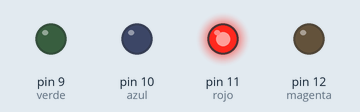
Simulated run of this sketch. Board: Arduino Uno, built with avr-gcc and run on an emulated ATmega328P. Parts: output pins drawn as LEDs (lit = HIGH).

Above: at 2.0 s.
At 6.0 s:
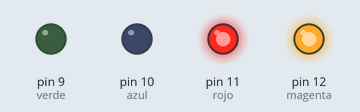
At 10.0 s:
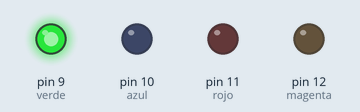
At 14.0 s:
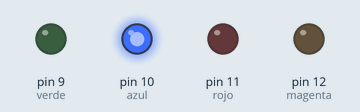
Timing chart, 0 to 20.8 s (numbered marks = the images above):
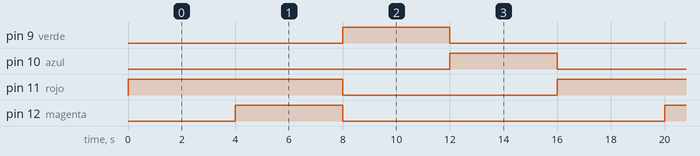

Measured:
- by itself, pin 9 (verde), pin 10 (azul), pin 12 (magenta): alternates HIGH for 4.0 s and LOW for 12.0 s
- by itself, pin 11 (rojo): alternates HIGH for 8.0 s and LOW for 8.0 s
- by itself, everything shown: repeats every 16.0 s, in 4 steps

The sketch:

examen1.ino
```cpp
#define rojo 11
#define azul 10
#define verde 9
#define magenta 12
#define boton1 7
void setup()
{
  pinMode( boton1 , INPUT );
  pinMode( rojo , OUTPUT );
  pinMode( magenta , OUTPUT );
  pinMode( azul , OUTPUT );
  pinMode( verde , OUTPUT );
  Serial.begin( 9600 );
}

void loop()
{
  digitalWrite(rojo, HIGH);
  digitalWrite(magenta, LOW);
  digitalWrite(verde, LOW);
  digitalWrite(azul, LOW);
  delay(4000);
  digitalWrite(magenta, HIGH);
  digitalWrite(verde, LOW);
  digitalWrite(azul, LOW);
  digitalWrite(azul, LOW);
  delay(4000);
   digitalWrite(verde, HIGH);
  digitalWrite(magenta, LOW);
  digitalWrite(rojo, LOW);
  digitalWrite(azul, LOW);
  delay(4000);
    digitalWrite(azul, HIGH);
  digitalWrite(magenta, LOW);
  digitalWrite(rojo, LOW);
  digitalWrite(verde, LOW);
  delay(4000);
}
```
